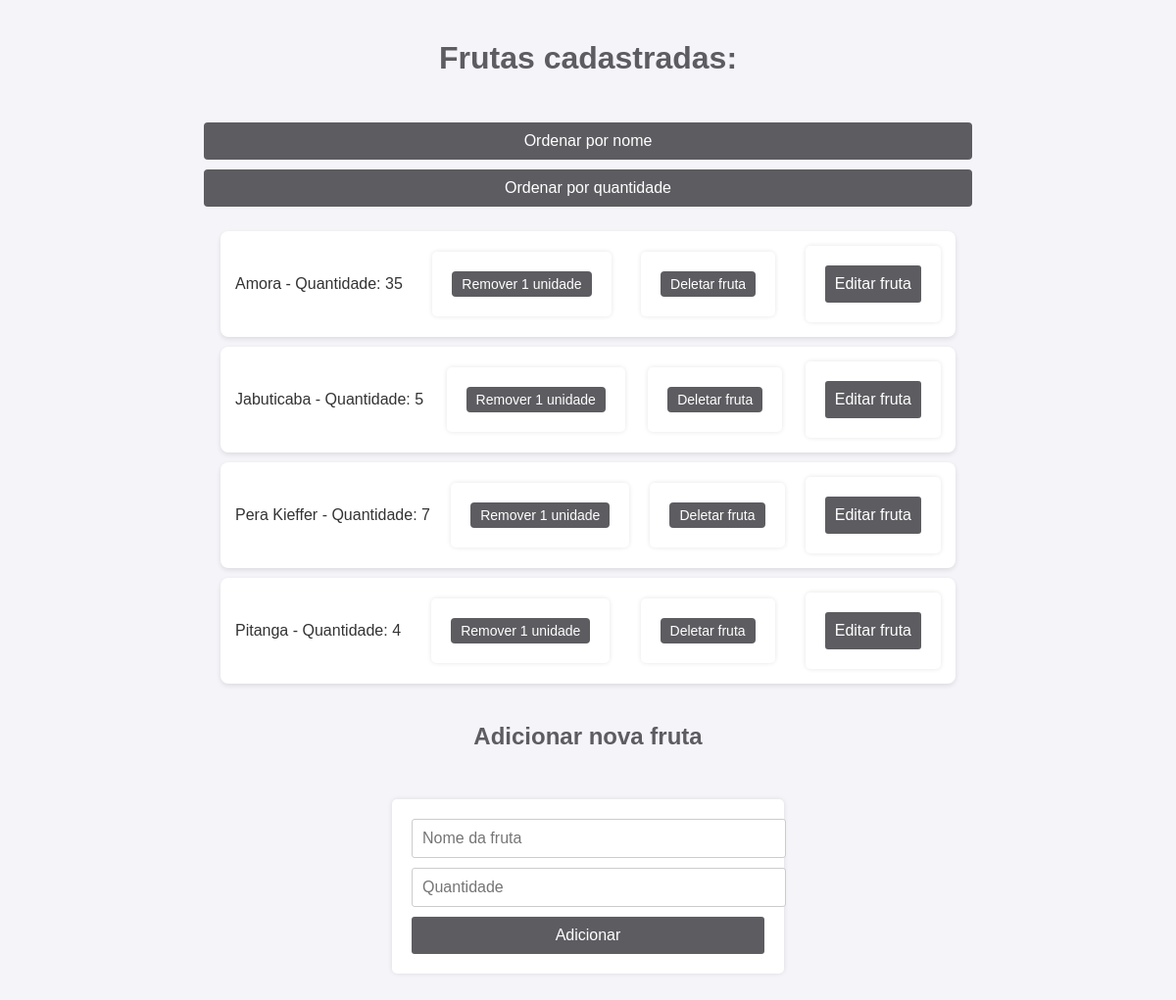
Screenshot of /?ordenar_por=nome with the database file from the repository.
### frutas/models.py (models this page shows, shortened)
class Fruta(models.Model):
    nome = models.CharField(max_length=100)
    qtd = models.IntegerField(null=True)

### frutas/views.py (the view, shortened to what this page needs)
# urls.py: path('', views.listar_adicionar_frutas, name='listar_frutas'),
def listar_adicionar_frutas(request):
    ordenacao = request.GET.get('ordenar_por')
    if ordenacao == 'nome':
        frutas = Fruta.objects.all().order_by('nome')
    elif ordenacao == 'quantidade':
        frutas = Fruta.objects.all().order_by('qtd')
    else:
        frutas = Fruta.objects.all()
    return render(request, 'frutas/lista.html', {'frutas': frutas})

### frutas/templates/frutas/lista.html (shortened to what this page needs)
<!DOCTYPE html>
<html>
<head>
    {% load static %}
    <link rel="stylesheet" type="text/css" href="{% static 'frutas/style.css' %}">
</head>
<body>
    <h1>Frutas cadastradas:</h1>
    <div style="text-align: center; margin-bottom: 20px;">
        <a href="?ordenar_por=nome" class="botao-ordenar">Ordenar por nome</a>
        <a href="?ordenar_por=quantidade" class="botao-ordenar">Ordenar por quantidade</a>
    </div>
    <ul>
        {% if frutas %}
            {% for fruta in frutas %}
                <li>
                    <div class="fruta-info">{{ fruta.nome }} - Quantidade: {{ fruta.qtd }}</div>
                    {% if fruta.id %}
                        <form action="{% url 'excluir_fruta' fruta.id %}" method="POST" class="form-excluir">
                            <button type="submit" class="botao-excluir">
                                Remover 1 unidade
                            </button>
                        </form>
                        <form action="{% url 'deletar_fruta' fruta.id %}" method="POST" class="form-excluir">
                            <button type="submit" class="botao-excluir">
                                Deletar fruta
                            </button>
                        </form>
                        <form action="{% url 'editar_fruta' fruta.id %}" method="GET" class="form-excluir">
                            <button type="submit" class="botao-editar">
                                Editar fruta
                            </button>
                        </form>
                    {% endif %}
                </li>
            {% endfor %}
        {% else %}
            <li>Nenhuma fruta cadastrada.</li>
        {% endif %}
    </ul>
    <h2>Adicionar nova fruta</h2>
    <form method="POST">
        <input type="text" name="nome" placeholder="Nome da fruta" required>
        <input type="number" name="qtd" placeholder="Quantidade" required min="1">
        <button type="submit">Adicionar</button>
    </form>
</body>
</html>

### frutas/static/frutas/style.css (style rules this page uses)
body { font-family: Arial, sans-serif; background-color: #f4f4f9; color: #333; margin: 0; padding: 0; }
h1, h2 { color: #5D5C61; text-align: center; padding: 20px 0; }
ul { list-style: none; padding: 0; margin: 20px auto; max-width: 750px; }
li { display: flex; justify-content: space-between; align-items: center; background-color: white; margin-bottom: 10px; padding: 15px; border-radius: 8px; box-shadow: 0px 2px 5px rgba(0, 0, 0, 0.1); }
form { background-color: #fff; margin: 30px 400px; padding: 20px; border-radius: 5px; box-shadow: 0 0 5px rgba(0, 0, 0, 0.1); }
form input[type="text"], form input[type="number"] { width: 100%; padding: 10px; margin-bottom: 10px; border: 1px solid #ccc; border-radius: 3px; font-size: 16px; }
form button { width: 100%; padding: 10px; background-color: #5D5C61; color: #fff; border: none; border-radius: 3px; font-size: 16px; cursor: pointer; }
.fruta-info { font-size: 16px; }
.form-excluir { margin: 0; }
.botao-excluir { background-color: #5D5C61; color: white; border: none; padding: 5px 10px; border-radius: 4px; cursor: pointer; font-size: 14px; }
.botao-ordenar { text-decoration: none; background-color: #5D5C61; color: white; padding: 10px 20px; margin: 5px; border-radius: 4px; font-size: 16px; transition: background-color 0.3s ease; width: 62%; }
a { display: inline-block; text-decoration: none; background-color: #5D5C61; color: white; padding: 10px 20px; border-radius: 4px; font-size: 16px; text-align: center; transition: background-color 0.3s ease; width: 97%; }

### rows the page displays
Fruta: nome "Amora", qtd "35", shows "Remover 1 unidade"
Fruta: nome "Jabuticaba", qtd "5", shows "Remover 1 unidade"
Fruta: nome "Pera Kieffer", qtd "7", shows "Remover 1 unidade"
Fruta: nome "Pitanga", qtd "4", shows "Remover 1 unidade"
